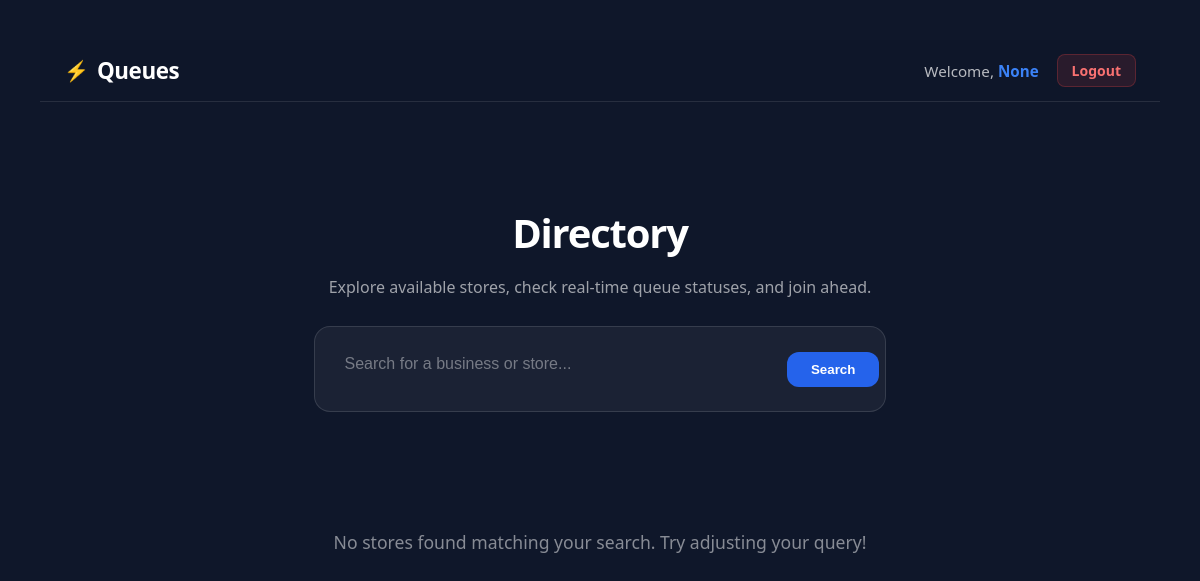
/stores, run on an earlier commit of the app's database.
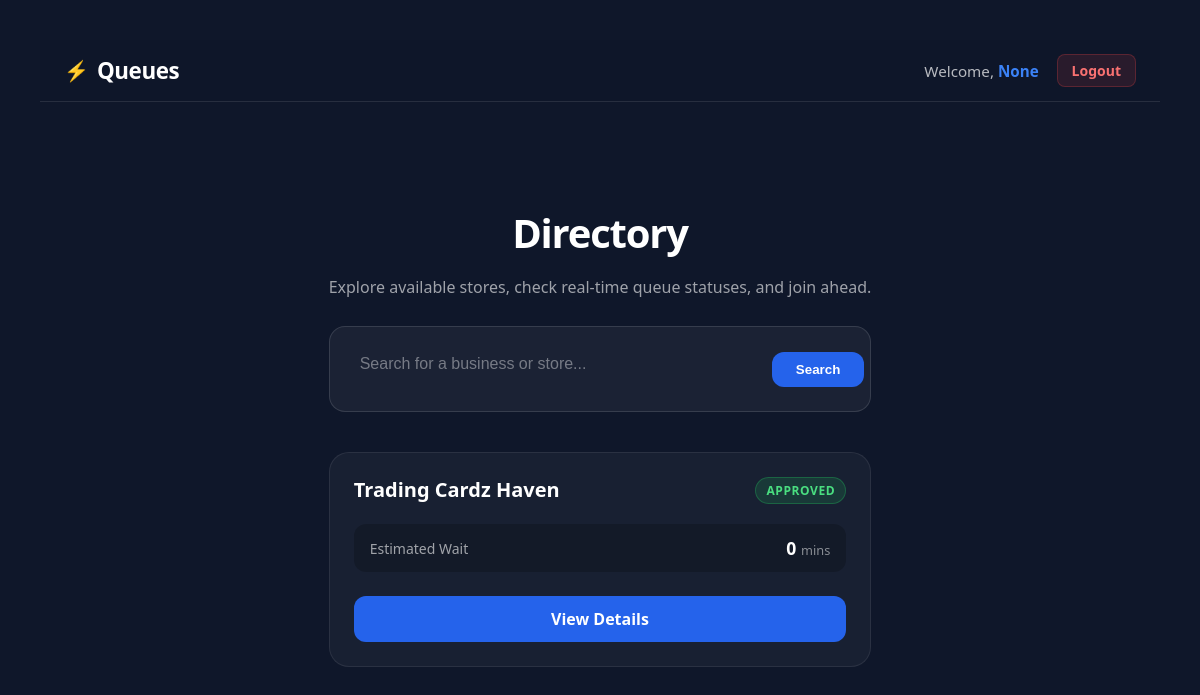
And on a later commit of the database.
### tables this page shows
CREATE TABLE store (
    store_id INTEGER PRIMARY KEY AUTOINCREMENT,
    store_name TEXT NOT NULL,
    store_status TEXT DEFAULT 'PENDING',
    operating_hours TEXT,
    estimated_wait_time INTEGER DEFAULT 0
);

### app.py (the view)
@app.route('/stores')
def store_discovery():
    search_query = request.args.get('search', '')
    current_username = session.get('username')
    conn = get_db_connection()
    if search_query:
        stores = conn.execute(
            'SELECT * FROM store WHERE store_name LIKE ?',
            ('%' + search_query + '%',)
        ).fetchall()
    else:
        stores = conn.execute(
            'SELECT * FROM store'
        ).fetchall()
    return render_template(
        'stores.html',
        stores=stores,
        search_query=search_query,
        username=current_username
    )

### app.py (called while the page is built)
def get_db_connection():
    if 'db' not in g:
        g.db = sqlite3.connect(DB_NAME, timeout=20)
        g.db.row_factory = sqlite3.Row
    return g.db

### templates/stores.html (shortened to what this page needs)
<!DOCTYPE html>
<html lang="en">
<head>
    <link rel="stylesheet" href="{{ url_for('static', filename='style.css') }}">
</head>
<body>
 <header style="width: 100%; background: rgba(15, 23, 42, 0.9); border-bottom: 1px solid rgba(255, 255, 255, 0.1); padding: 14px 0; margin-bottom: 30px;">
        <div style="max-width: 1100px; margin: 0 auto; padding: 0 24px; display: flex; align-items: center; justify-content: space-between;">
            <a href="/" style="display: flex; align-items: center; gap: 8px; text-decoration: none;">
                <span style="font-size: 1.25rem;">⚡</span>
                <span style="font-size: 1.4rem; font-weight: 800; color: #ffffff; letter-spacing: -0.02em;">Queues</span>
            </a>
            <div style="display: flex; align-items: center; gap: 18px;">
                <span style="font-size: 0.95rem; color: rgba(255, 255, 255, 0.7);">
                    Welcome, <strong style="color: #3b82f6;">{{ username }}</strong>
                </span>
                <a href="/logout" style="color: #f87171; text-decoration: none; font-size: 0.875rem; font-weight: 600; padding: 6px 14px; border-radius: 8px; background: rgba(239, 68, 68, 0.12); border: 1px solid rgba(239, 68, 68, 0.25);">
                    Logout
                </a>
            </div>
        </div>
    </header>
    <main class="page-container">
        <section class="hero-section">
            <h1 class="page-heading">Directory</h1>
            <p class="page-subheading">Explore available stores, check real-time queue statuses, and join ahead.</p>
            <form method="GET" action="/stores" class="search-form">
                <div class="search-input-group">
                    <input type="text" name="search" placeholder="Search for a business or store..."
                        value="{{ search_query }}" class="search-input">
                    <button type="submit" class="btn-search">Search</button>
                </div>
            </form>
        </section>
        <section class="store-grid">
            {% for store in stores %}
            <div class="store-card">
                <div class="store-card-header">
                    <h2>{{ store['store_name'] }}</h2>
                    <span class="status-badge status-{{ store['store_status'] | lower }}">
                        {{ store['store_status'] }}
                    </span>
                </div>
                <div class="store-card-body">
                    <div class="metric-row">
                        <span class="metric-label">Estimated Wait</span>
                        <span class="metric-value">{{ store['estimated_wait_time'] }} <small>mins</small></span>
                    </div>
                </div>
                <div class="store-card-footer">
                    <a href="/store/{{ store['store_id'] }}" class="btn-action">View Details</a>
                </div>
            </div>
            {% else %}
            <div class="empty-state">
                <p>No stores found matching your search. Try adjusting your query!</p>
            </div>
            {% endfor %}
        </section>
    </main>
</body>
</html>

What changed in the data, as far as the page shows it:
added store: store_name "Trading Cardz Haven", store_status "APPROVED", estimated_wait_time "0"
Also different on the page:
text no longer shown: "No stores found matching your search. Try adjusting your query!"
